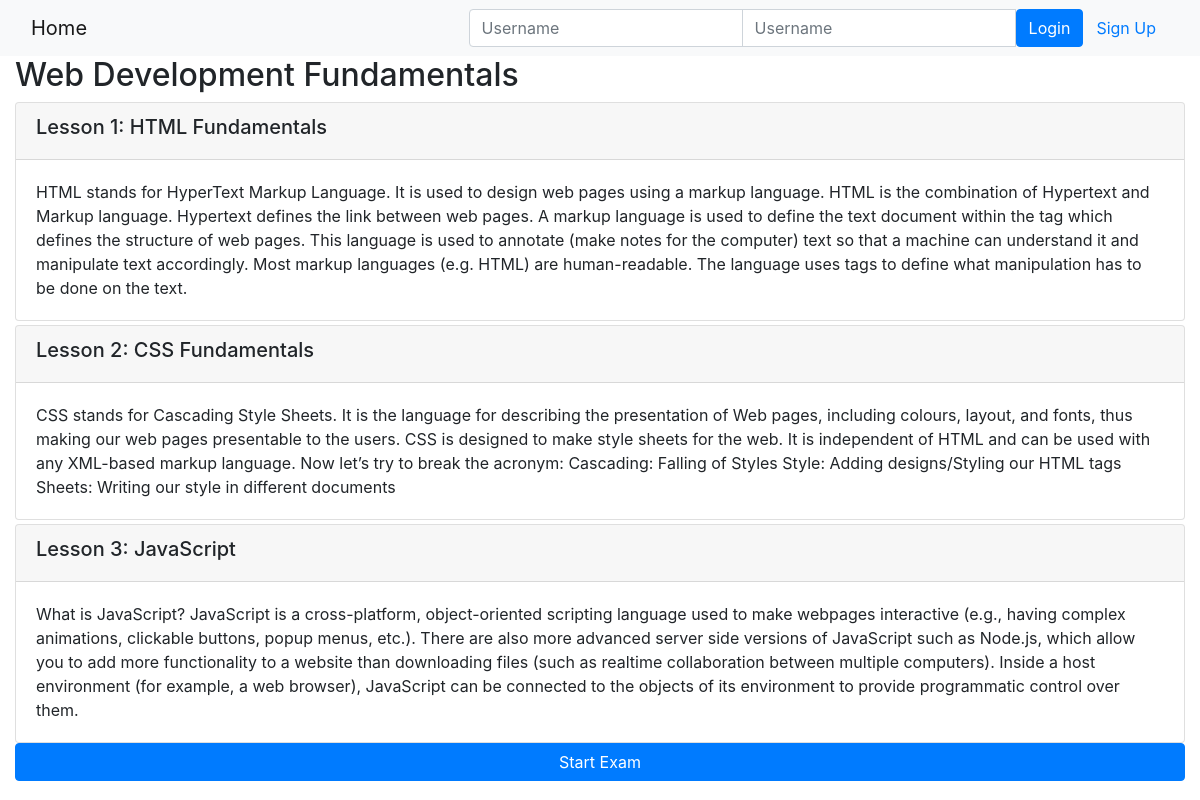
Page /onlinecourse/1/ on the committed database.
### onlinecourse/models.py (models this page shows, shortened)
class Course(models.Model):
    name = models.CharField(null=False, max_length=30, default='online course')
    image = models.ImageField(upload_to='course_images/')
    description = models.CharField(max_length=1000)
    pub_date = models.DateField(null=True)
    instructors = models.ManyToManyField(Instructor)
    users = models.ManyToManyField(settings.AUTH_USER_MODEL, through='Enrollment')
    total_enrollment = models.IntegerField(default=0)
    is_enrolled = False

class Lesson(models.Model):
    title = models.CharField(max_length=200, default="title")
    order = models.IntegerField(default=0)
    course = models.ForeignKey(Course, on_delete=models.CASCADE)
    content = models.TextField()

### onlinecourse/views.py (the view)
# urls.py: path('<int:pk>/', views.CourseDetailView.as_view(), name='course_details'),
class CourseDetailView(generic.DetailView):
    model = Course
    template_name = 'onlinecourse/course_detail_bootstrap.html'

### onlinecourse/templates/onlinecourse/course_detail_bootstrap.html (shortened to what this page needs)
<!DOCTYPE html>
<html lang="en">
<head>
     {% load static %}
    <link rel="stylesheet" href="https://maxcdn.bootstrapcdn.com/bootstrap/4.5.2/css/bootstrap.min.css">
</head>
<body>
    <nav class="navbar navbar-light bg-light">
        <div class="container-fluid">
            <div class="navbar-header">
                  <a class="navbar-brand" href="{% url 'onlinecourse:index' %}">Home</a>
            </div>
            <ul class="nav navbar-nav navbar-right">
                {% if user.is_authenticated %}
                <li>
                    <a class="btn btn-link" href="#">{{ user.first_name }}({{ user.username }})</a>
                    <a class="btn btn-link" href="{% url 'onlinecourse:logout' %}">Logout</a>
                </li>
                {% else %}
                <li>
                    <form class="form-inline" action="{% url 'onlinecourse:login' %}" method="post">
                        <div class="input-group">
                            <input type="text" class="form-control" placeholder="Username" name="username" >
                            <input type="password" class="form-control" placeholder="Username" name="psw" >
                            <button class="btn btn-primary" type="submit">Login</button>
                            <a class="btn btn-link" href="{% url 'onlinecourse:registration' %}">Sign Up</a>
                        </div>
                    </form>
                </li>
                {% endif %}
            </ul>
        </div>
    </nav>
    <div class="container-fluid">
        <h2>{{ course.name }}</h2>
        <div class="card-columns-vertical">
            {% for lesson in course.lesson_set.all %}
                <div class="card mt-1">
                    <div class="card-header"><h5>Lesson {{lesson.order|add:1}}: {{lesson.title}}</h5></div>
                    <div class="card-body">{{lesson.content}}</div>
                </div>
            {% endfor %}
        </div>
        <button data-toggle="collapse" data-target="#exam" class="btn btn-primary btn-block">Start Exam</button>
    </div>
</body>
</html>

### rows in the picture
Course: name "Web Development Fundamentals"
Lesson: order|add "1", title "HTML Fundamentals", content "HTML stands for HyperText Markup Language. It is used to design web pages using a markup language. HTML is the combination of Hypertext and Markup language. Hypertext defines the link between web pages. A markup language is used to define the text document within the tag which defines the structure of web pages. This language is used to annotate (make notes for the computer) text so that a machine can understand it and manipulate text accordingly. Most markup languages (e.g. HTML) are human-readable. The language uses tags to define what manipulation has to be done on the text."
Lesson: order|add "2", title "CSS Fundamentals", content "CSS stands for Cascading Style Sheets. It is the language for describing the presentation of Web pages, including colours, layout, and fonts, thus making our web pages presentable to the users. CSS is designed to make style sheets for the web. It is independent of HTML and can be used with any XML-based markup language. Now let’s try to break the acronym: Cascading: Falling of Styles Style: Adding designs/Styling our HTML tags Sheets: Writing our style in different documents"
Lesson: order|add "3", title "JavaScript", content "What is JavaScript? JavaScript is a cross-platform, object-oriented scripting language used to make webpages interactive (e.g., having complex animations, clickable buttons, popup menus, etc.). There are also more advanced server side versions of JavaScript such as Node.js, which allow you to add more functionality to a website than downloading files (such as realtime collaboration between multiple computers). Inside a host environment (for example, a web browser), JavaScript can be connected to the objects of its environment to provide programmatic control over them."
